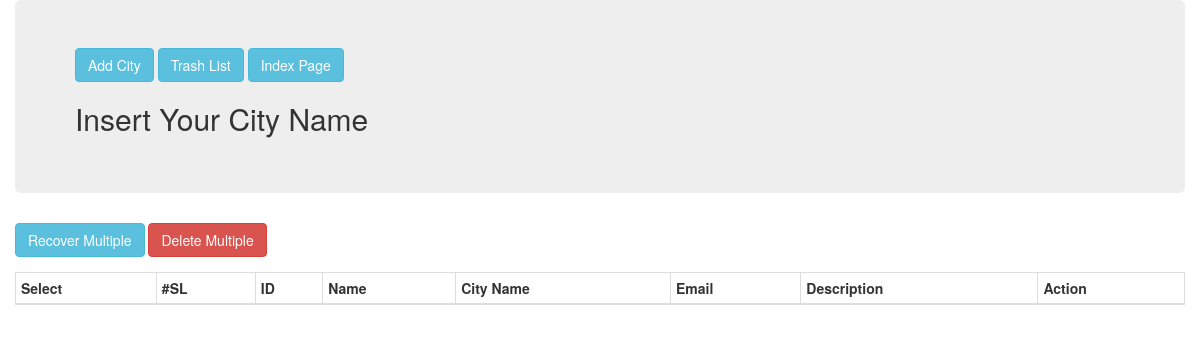
Before: /views/SEIP128014/City/trashList.php with the older database file.
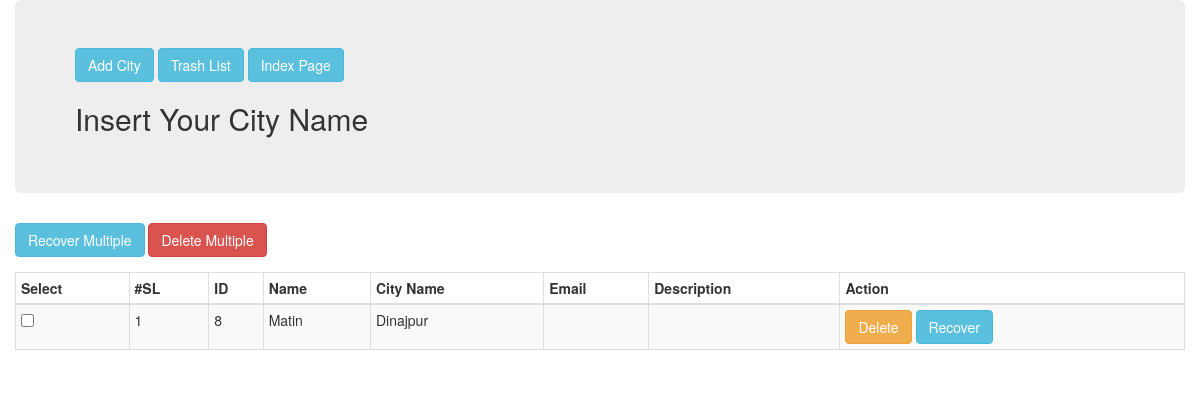
After: the same page with the newer database file.
### tables this page shows
CREATE TABLE IF NOT EXISTS `city` (
  `id` int(11) NOT NULL AUTO_INCREMENT,
  `name` varchar(55) NOT NULL,
  `email` varchar(255) NOT NULL,
  `description` text NOT NULL,
  `city` varchar(55) NOT NULL,
  `trash_at` varchar(55) DEFAULT NULL,
  PRIMARY KEY (`id`)
);

### src/Bitm/SEIP128014/City/City.php (called while the page is built, shortened)
<?php
class City{
	public $conn;
	public function __construct()
	{
		$this->conn = new \mysqli("localhost","root","","atomicprojectb20") or die("Sorry Your connection fail.");
	}
	public function trashList(){
		$sql = "SELECT * FROM `city` WHERE `trash_at` IS NOT NULL";
		$result = $this->conn->query($sql);
		$trashData=array();
		if ($result) {
			while($row = $result->fetch_object()){
				$trashData[] = $row;
			}
		}
		return $trashData;
	}
}

### views/SEIP128014/City/trashList.php (the view, shortened to what this page needs)
<?php
$city = new City();
$trashList = $city->trashList();
?>
<!DOCTYPE html>
<html lang="en">
  <head>
    <link href="../../../resource/bootstrap/css/bootstrap.min.css" rel="stylesheet">
  </head>
  <body>
	<div class="container">
		<div class="row">
			<div class="col-log-12">
				<div class="jumbotron">
					<a href="create.php" class="btn btn-info">Add City</a>
					<a href="trashList.php" class="btn btn-info">Trash List</a>
					<a href="index.php" class="btn btn-info">Index Page</a>
					<h2>Insert Your City Name</h2>
				</div>
				<div class="table-responsive">
					<form action="recoverMultiple.php" method="post" id="multiple">
						<div class="form-group">
							<input class="btn btn-info" type="submit" name="submit" value="Recover Multiple" id="recover">
							<input class="btn btn-danger" type="submit" name="submit" value="Delete Multiple" id="delete">
						</div>
					<table class="table table-bordered table-striped table-bordered table-condensed">
						<thead>
							<tr>
								<th>Select</th>
								<th>#SL</th>
								<th>ID</th>
								<th>Name</th>
								<th>City Name</th>
								<th>Email</th>
								<th>Description</th>
								<th>Action</th>
							</tr>
						</thead>
						<tbody>
							<?php $sl=0; foreach( $trashList as $list ) { $sl++; ?>
							<tr>
								<td><input type="checkbox" name="mark[]" value="<?php echo $list->id; ?>"></td>
								<td><?php echo $sl; ?></td>
								<td><?php echo $list->id; ?></td>
								<td><?php echo $list->name; ?></td>
								<td><?php echo $list->city; ?></td>
								<td><?php echo $list->email; ?></td>
								<td><?php echo $list->description; ?></td>
								<td>
									<a href="delete.php?id=<?php echo $list->id; ?>" class="btn btn-warning">Delete</a>
									<a href="recover.php?id=<?php echo $list->id; ?>" class="btn btn-info">Recover</a>
								</td>
							</tr>
							<?php } ?>
						</tbody>
					</table>
					</form>
				</div>
			</div>
		</div>
	</div>
  </body>
</html>

Changed rows visible on the page:
added city: id "8", name "Matin", city "Dinajpur"
